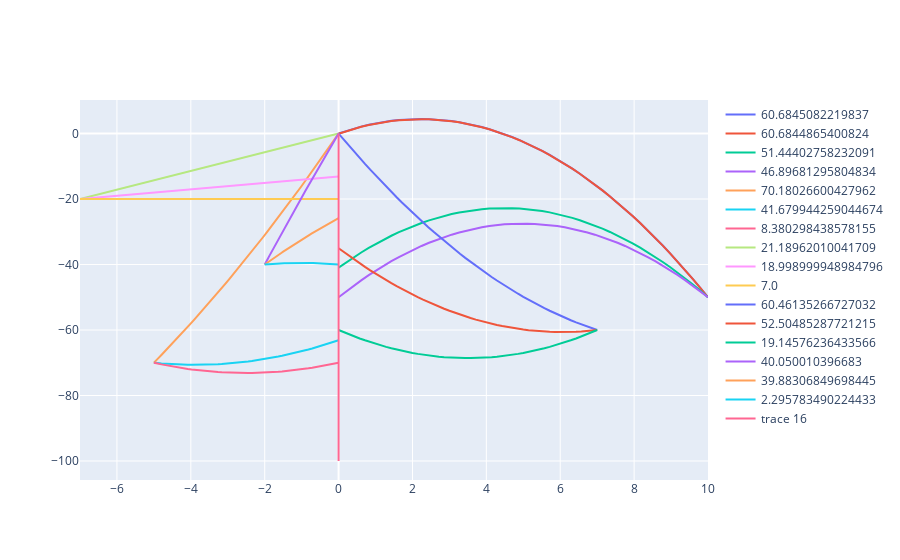

Here is the notebook cell this chart was saved with:
### Code cell
Array=[]
Array.append(plotArray(-100.0,-.9,10.0,-50,0))
Array.append(plotArray(-100.0,-.9,10.0,-50,0.945))
Array.append(plotArray(-100.0,-.9,10.0,-50,0.99))
Array.append(plotArray(-100.0,-.9,10.0,-50,1))
Array.append(plotArray(-100,0.5,-5,-70,0))
Array.append(plotArray(-100,0.5,-5,-70,.9))
Array.append(plotArray(-100,0.5,-5,-70,1))
Array.append(plotArray(-100,0,-7,-20,0))
Array.append(plotArray(-100,0,-7,-20,.9))
Array.append(plotArray(-100,0,-7,-20,1))
Array.append(plotArray(-100,.7,7,-60,0))
Array.append(plotArray(-100,.7,7,-60,.9))
Array.append(plotArray(-100,.7,7,-60,1))
Array.append(plotArray(-100,-.5,-2,-40,0))
Array.append(plotArray(-100,-.5,-2,-40,.505))
Array.append(plotArray(-100,-.5,-2,-40,1))
ploting(-100.0,Array)
